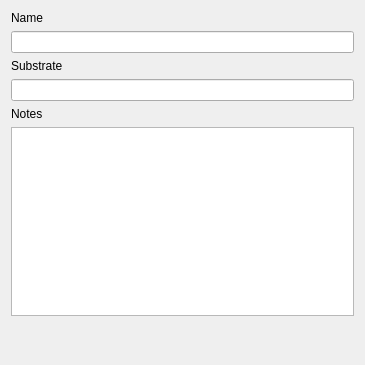
<?xml version="1.0" encoding="UTF-8"?>
<ui version="4.0">
 <class>Form</class>
 <widget class="QWidget" name="Form">
  <property name="geometry">
   <rect>
    <x>0</x>
    <y>0</y>
    <width>365</width>
    <height>365</height>
   </rect>
  </property>
  <property name="sizePolicy">
   <sizepolicy hsizetype="Expanding" vsizetype="Expanding">
    <horstretch>0</horstretch>
    <verstretch>0</verstretch>
   </sizepolicy>
  </property>
  <property name="windowTitle">
   <string>Form</string>
  </property>
  <layout class="QVBoxLayout" name="verticalLayout">
   <item>
    <widget class="QLabel" name="label">
     <property name="text">
      <string>Name</string>
     </property>
     <property name="alignment">
      <set>Qt::AlignLeading|Qt::AlignLeft|Qt::AlignVCenter</set>
     </property>
    </widget>
   </item>
   <item>
    <widget class="QLineEdit" name="waferName"/>
   </item>
   <item>
    <widget class="QLabel" name="label_2">
     <property name="text">
      <string>Substrate</string>
     </property>
     <property name="alignment">
      <set>Qt::AlignLeading|Qt::AlignLeft|Qt::AlignVCenter</set>
     </property>
    </widget>
   </item>
   <item>
    <widget class="QLineEdit" name="waferSubstrate"/>
   </item>
   <item>
    <widget class="QLabel" name="label_3">
     <property name="text">
      <string>Notes</string>
     </property>
     <property name="alignment">
      <set>Qt::AlignLeading|Qt::AlignLeft|Qt::AlignVCenter</set>
     </property>
    </widget>
   </item>
   <item>
    <widget class="QTextEdit" name="waferNotes"/>
   </item>
   <item>
    <spacer name="verticalSpacer">
     <property name="orientation">
      <enum>Qt::Vertical</enum>
     </property>
     <property name="sizeHint" stdset="0">
      <size>
       <width>20</width>
       <height>40</height>
      </size>
     </property>
    </spacer>
   </item>
  </layout>
 </widget>
 <resources/>
 <connections/>
</ui>
